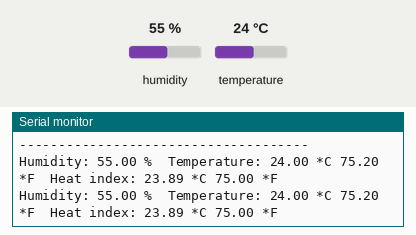
Bench run of a sketch on a simulated Arduino Uno, built with avr-gcc and run on an emulated ATmega328P. On the bench: the last lines printed to the serial monitor. Inputs (shaded band) come from the test bench; at power-on: humidity 55 %, temperature 24 °C.

Above: at 5.0 s.
5.1 s: humidity set to 22 %
At 6.8 s:
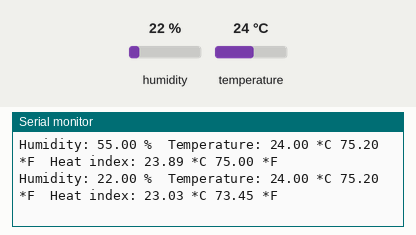
8.2 s: temperature set to 12 °C
At 9.2 s:
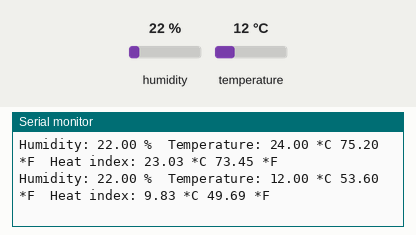
11.3 s: humidity set to 40 %
At 13.9 s:
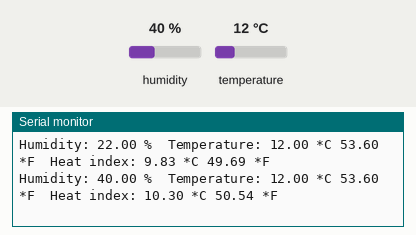
Timing chart, 0 to 15.4 s (numbered marks = the images above; inputs shaded):
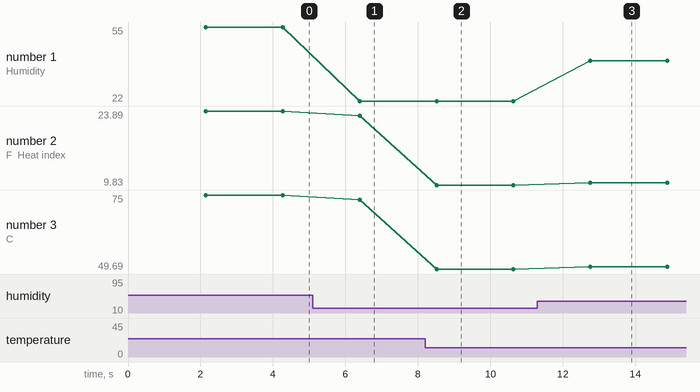

The sketch:

dht22-sensor.ino
```cpp
// Refer: https://github.com/adafruit/DHT-sensor-library/blob/master/examples/DHTtester/DHTtester.ino

#include "DHT.h"

#define DHTPIN 4 // D2 on WeMos is GPIO04
#define DHTTYPE DHT22

DHT dht(DHTPIN, DHTTYPE);

void setup() {
  Serial.begin(9600);
  Serial.setTimeout(2000);

  while(!Serial) { }

  Serial.println("Device Started");
  Serial.println("-------------------------------------");
  Serial.println("Running DHT!");
  Serial.println("-------------------------------------");

}

int timeSinceLastRead = 0;
void loop() {

  if(timeSinceLastRead > 2000) {
    float h = dht.readHumidity();
    float t = dht.readTemperature();
    float f = dht.readTemperature(true);

    if (isnan(h) || isnan(t) || isnan(f)) {
      Serial.println("Failed to read from DHT sensor!");
      timeSinceLastRead = 0;
      return;
    }

    float hif = dht.computeHeatIndex(f, h);
    float hic = dht.computeHeatIndex(t, h, false);

    Serial.print("Humidity: ");
    Serial.print(h);
    Serial.print(" %\t");
    Serial.print("Temperature: ");
    Serial.print(t);
    Serial.print(" *C ");
    Serial.print(f);
    Serial.print(" *F\t");
    Serial.print("Heat index: ");
    Serial.print(hic);
    Serial.print(" *C ");
    Serial.print(hif);
    Serial.println(" *F");

    timeSinceLastRead = 0;
  }
  delay(100);
  timeSinceLastRead += 100;
}
```

Measured:
- after the input at 5.1 s, the serial monitor: prints a new line after 1.3 s (image 1)
- after the input at 8.2 s, the serial monitor: prints a new line after 0.32 s (image 2)
- after the input at 11.3 s, the serial monitor: prints a new line after 1.5 s (image 3)
- plotted number 1: 55 → 22 after the input at 5.1 s, 22 → 40 after the input at 11.3 s
- plotted number 2: 23.89 → 23.03 after the input at 5.1 s, 23.03 → 9.83 after the input at 8.2 s, 9.83 → 10.3 after the input at 11.3 s
- plotted number 3: 75 → 73.45 after the input at 5.1 s, 73.45 → 49.69 after the input at 8.2 s, 49.69 → 50.54 after the input at 11.3 s
